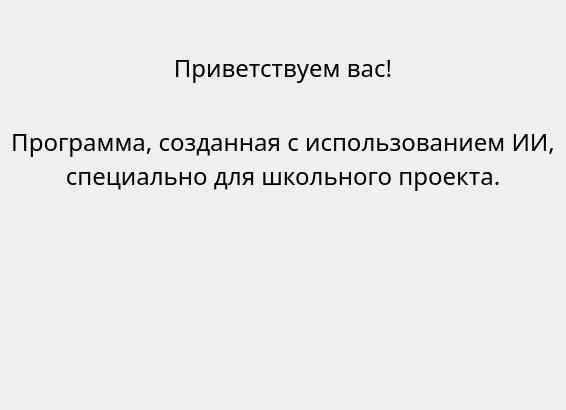
      <widget class="QWidget" name="page">
       <layout class="QVBoxLayout" name="verticalLayout_3">
        <item>
         <spacer name="verticalSpacer_9">
          <property name="orientation">
           <enum>Qt::Orientation::Vertical</enum>
          </property>
          <property name="sizeHint" stdset="0">
           <size>
            <width>20</width>
            <height>40</height>
           </size>
          </property>
         </spacer>
        </item>
        <item>
         <layout class="QVBoxLayout" name="verticalLayout_4">
          <property name="spacing">
           <number>0</number>
          </property>
          <item>
           <widget class="QLabel" name="ai_chat_text">
            <property name="sizePolicy">
             <sizepolicy hsizetype="MinimumExpanding" vsizetype="Fixed">
              <horstretch>0</horstretch>
              <verstretch>0</verstretch>
             </sizepolicy>
            </property>
            <property name="font">
             <font>
              <family>Rubik</family>
              <pointsize>18</pointsize>
              <bold>false</bold>
             </font>
            </property>
            <property name="styleSheet">
             <string notr="true"/>
            </property>
            <property name="text">
             <string>Приветствуем вас!</string>
            </property>
            <property name="alignment">
             <set>Qt::AlignmentFlag::AlignCenter</set>
            </property>
           </widget>
          </item>
          <item>
           <spacer name="verticalSpacer_7">
            <property name="orientation">
             <enum>Qt::Orientation::Vertical</enum>
            </property>
            <property name="sizeType">
             <enum>QSizePolicy::Policy::Fixed</enum>
            </property>
            <property name="sizeHint" stdset="0">
             <size>
              <width>20</width>
              <height>40</height>
             </size>
            </property>
           </spacer>
          </item>
          <item>
           <widget class="QLabel" name="label_3">
            <property name="sizePolicy">
             <sizepolicy hsizetype="MinimumExpanding" vsizetype="Fixed">
              <horstretch>0</horstretch>
              <verstretch>0</verstretch>
             </sizepolicy>
            </property>
            <property name="font">
             <font>
              <family>Rubik</family>
              <pointsize>18</pointsize>
              <bold>false</bold>
             </font>
            </property>
            <property name="text">
             <string>Программа, созданная с использованием ИИ,</string>
            </property>
            <property name="alignment">
             <set>Qt::AlignmentFlag::AlignCenter</set>
            </property>
           </widget>
          </item>
          <item>
           <widget class="QLabel" name="label_4">
            <property name="sizePolicy">
             <sizepolicy hsizetype="MinimumExpanding" vsizetype="Fixed">
              <horstretch>0</horstretch>
              <verstretch>0</verstretch>
             </sizepolicy>
            </property>
            <property name="font">
             <font>
              <family>Rubik</family>
              <pointsize>18</pointsize>
              <bold>false</bold>
             </font>
            </property>
            <property name="text">
             <string>специально для школьного проекта.</string>
            </property>
            <property name="alignment">
             <set>Qt::AlignmentFlag::AlignCenter</set>
            </property>
           </widget>
          </item>
          <item>
           <spacer name="verticalSpacer_6">
            <property name="orientation">
             <enum>Qt::Orientation::Vertical</enum>
            </property>
            <property name="sizeType">
             <enum>QSizePolicy::Policy::Fixed</enum>
            </property>
            <property name="sizeHint" stdset="0">
             <size>
              <width>20</width>
              <height>40</height>
             </size>
            </property>
           </spacer>
          </item>
         </layout>
        </item>
        <item>
         <spacer name="verticalSpacer_8">
          <property name="orientation">
           <enum>Qt::Orientation::Vertical</enum>
          </property>
          <property name="sizeHint" stdset="0">
           <size>
            <width>20</width>
            <height>40</height>
           </size>
          </property>
         </spacer>
        </item>
        <item>
         <layout class="QHBoxLayout" name="horizontalLayout_4">
          <property name="spacing">
           <number>0</number>
          </property>
          <item>
           <spacer name="horizontalSpacer_5">
            <property name="orientation">
             <enum>Qt::Orientation::Horizontal</enum>
            </property>
            <property name="sizeHint" stdset="0">
             <size>
              <width>40</width>
              <height>20</height>
             </size>
            </property>
           </spacer>
          </item>
          <item>
           <widget class="QWidget" name="widget_4" native="true">
            <property name="sizePolicy">
             <sizepolicy hsizetype="MinimumExpanding" vsizetype="Fixed">
              <horstretch>0</horstretch>
              <verstretch>0</verstretch>
             </sizepolicy>
            </property>
            <property name="minimumSize">
             <size>
              <width>300</width>
              <height>120</height>
             </size>
            </property>
            <property name="maximumSize">
             <size>
              <width>300</width>
              <height>120</height>
             </size>
            </property>
            <property name="styleSheet">
             <string notr="true"/>
            </property>
           </widget>
          </item>
         </layout>
        </item>
       </layout>
      </widget>
